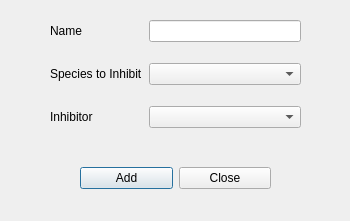
<?xml version="1.0" encoding="UTF-8"?>
<ui version="4.0">
 <class>inhDialog</class>
 <widget class="QDialog" name="inhDialog">
  <property name="geometry">
   <rect>
    <x>0</x>
    <y>0</y>
    <width>350</width>
    <height>221</height>
   </rect>
  </property>
  <property name="windowTitle">
   <string>Inhibition</string>
  </property>
  <property name="windowIcon">
   <iconset>
    <normaloff>bio2012.ico</normaloff>bio2012.ico</iconset>
  </property>
  <widget class="QWidget" name="horizontalLayoutWidget">
   <property name="geometry">
    <rect>
     <x>80</x>
     <y>150</y>
     <width>191</width>
     <height>57</height>
    </rect>
   </property>
   <layout class="QHBoxLayout" name="horizontalLayout">
    <item>
     <widget class="QPushButton" name="pushButton_add">
      <property name="text">
       <string>Add</string>
      </property>
     </widget>
    </item>
    <item>
     <widget class="QPushButton" name="pushButton_close">
      <property name="text">
       <string>Close</string>
      </property>
     </widget>
    </item>
   </layout>
  </widget>
  <widget class="QWidget" name="gridLayoutWidget">
   <property name="geometry">
    <rect>
     <x>50</x>
     <y>5</y>
     <width>251</width>
     <height>141</height>
    </rect>
   </property>
   <layout class="QGridLayout" name="gridLayout">
    <item row="1" column="0">
     <widget class="QLabel" name="label">
      <property name="text">
       <string>Species to Inhibit</string>
      </property>
     </widget>
    </item>
    <item row="2" column="0">
     <widget class="QLabel" name="label_2">
      <property name="text">
       <string>Inhibitor</string>
      </property>
     </widget>
    </item>
    <item row="1" column="1">
     <widget class="QComboBox" name="comboBox_spe_to_inh"/>
    </item>
    <item row="2" column="1">
     <widget class="QComboBox" name="comboBox_inhibitor"/>
    </item>
    <item row="0" column="0">
     <widget class="QLabel" name="label_3">
      <property name="text">
       <string>Name</string>
      </property>
     </widget>
    </item>
    <item row="0" column="1">
     <widget class="QLineEdit" name="Inh_name"/>
    </item>
   </layout>
  </widget>
 </widget>
 <resources/>
 <connections/>
</ui>
